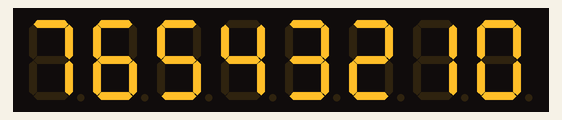
Bench run of a program on a simulated ATmega32, built with avr-gcc and emulated at 1 MHz. Parts: 8-digit seven-segment display. Wiring (inferred from the names in the program): MAX7219 LED driver: CS PB4.

Above: at 0.1 s.
At 16.1 s:
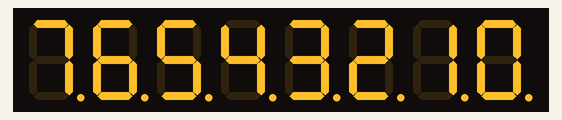
At 25.1 s:
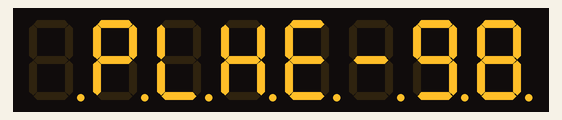
At 33.1 s:
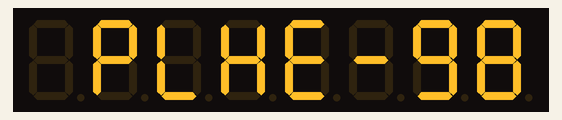

Measured:
- by itself, everything shown: repeats every 32.1 s, in 32 steps
- what the display in image 1 shows lasts 1.0 s, from 16.0 s to 17.0 s

The program:

main.c
```c
/*
 * SPI_master.c
 *
 * Created: 9/22/2023 2:54:31 PM
 * Author : Acer
 */


#include <avr/io.h>
#include <util/delay.h>
#define F_CPU 1000000UL

#define SS  4
#define MOSI  5
//#define MISO  6
#define CLK  7


void Master_init(void)
{
	//set pins as output
	DDRB |= ( (1<<SS) | (1<<MOSI) | (1<<CLK) );

	//enable SPI and master and Fclk/16
	SPCR |= ( (1<<SPE) | (1<<MSTR) | (1<<SPR0) );
}


void Master_transmit(uint8_t Data)
{
	SPDR = Data;

	while(!(SPSR & (1<<SPIF)));
}

void execute(uint8_t command,uint8_t Data)
{
	//Reset Slave select pin
	PORTB &= ~(1<<SS);

	//send the command and data
	Master_transmit(command);
	Master_transmit(Data);

	//Set Slave select pin
	PORTB |= (1<<SS);
}


int main(void)
{
	uint8_t index,count=0;
	Master_init();
	//commands to initialize
	execute(0x09, 0xFF);
	execute(0x0A, 0xFF);
	execute(0x0B, 0xF7);
	execute(0x0C, 0x01);

	while(1)
	{
		for(index =1 ; index<9 ; index++)
		{
			execute(index,count);
			count++;
		}
		_delay_ms(1000);
	}
}
```
